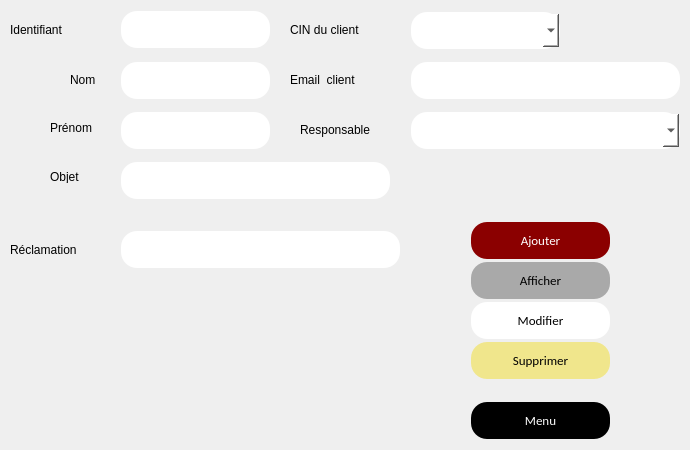
   <widget class="QWidget" name="page_5">
    <widget class="QPushButton" name="pushButton_9">
     <property name="geometry">
      <rect>
       <x>470</x>
       <y>220</y>
       <width>141</width>
       <height>41</height>
      </rect>
     </property>
     <property name="styleSheet">
      <string notr="true">background-color: #8B0000	;
  border: none;
  color: white;
  padding: 10px;
  text-align: center;
  text-decoration: none;
font-family:calibri;
  display: inline-block;
  font-size: 13px;
  margin: 2px 1px;
  border-radius : 16px;</string>
     </property>
     <property name="text">
      <string>Ajouter</string>
     </property>
    </widget>
    <widget class="QPushButton" name="pushButton_10">
     <property name="geometry">
      <rect>
       <x>470</x>
       <y>260</y>
       <width>141</width>
       <height>41</height>
      </rect>
     </property>
     <property name="styleSheet">
      <string notr="true">background-color: #A9A9A9		;
  border: none;
  color: black;
  padding: 10px;
  text-align: center;
  text-decoration: none;
font-family:calibri;
  display: inline-block;
  font-size: 13px;
  margin: 2px 1px;
  border-radius : 16px;</string>
     </property>
     <property name="text">
      <string>Afficher</string>
     </property>
    </widget>
    <widget class="QLabel" name="label_26">
     <property name="geometry">
      <rect>
       <x>10</x>
       <y>20</y>
       <width>101</width>
       <height>20</height>
      </rect>
     </property>
     <property name="text">
      <string>Identifiant</string>
     </property>
    </widget>
    <widget class="QLineEdit" name="lineEdit_18">
     <property name="geometry">
      <rect>
       <x>120</x>
       <y>9</y>
       <width>151</width>
       <height>41</height>
      </rect>
     </property>
     <property name="styleSheet">
      <string notr="true">background-color: white	;
  border: none;
  color: black;
  padding: 10px;
  text-align: center;
  text-decoration: none;
font-family:calibri;
  display: inline-block;
  font-size: 13px;
  margin: 2px 1px;
  border-radius : 16px;</string>
     </property>
    </widget>
    <widget class="QLineEdit" name="lineEdit_19">
     <property name="geometry">
      <rect>
       <x>120</x>
       <y>60</y>
       <width>151</width>
       <height>41</height>
      </rect>
     </property>
     <property name="styleSheet">
      <string notr="true">background-color: white	;
  border: none;
  color: black;
  padding: 10px;
  text-align: center;
  text-decoration: none;
font-family:calibri;
  display: inline-block;
  font-size: 13px;
  margin: 2px 1px;
  border-radius : 16px;</string>
     </property>
    </widget>
    <widget class="QLineEdit" name="lineEdit_20">
     <property name="geometry">
      <rect>
       <x>120</x>
       <y>110</y>
       <width>151</width>
       <height>41</height>
      </rect>
     </property>
     <property name="styleSheet">
      <string notr="true">background-color: white	;
  border: none;
  color: black;
  padding: 10px;
  text-align: center;
  text-decoration: none;
font-family:calibri;
  display: inline-block;
  font-size: 13px;
  margin: 2px 1px;
  border-radius : 16px;</string>
     </property>
    </widget>
    <widget class="QLabel" name="label_29">
     <property name="geometry">
      <rect>
       <x>290</x>
       <y>20</y>
       <width>121</width>
       <height>20</height>
      </rect>
     </property>
     <property name="text">
      <string>CIN du client</string>
     </property>
    </widget>
    <widget class="QLabel" name="label_30">
     <property name="geometry">
      <rect>
       <x>290</x>
       <y>70</y>
       <width>121</width>
       <height>20</height>
      </rect>
     </property>
     <property name="text">
      <string>Email  client</string>
     </property>
    </widget>
    <widget class="QLineEdit" name="lineEdit_22">
     <property name="geometry">
      <rect>
       <x>410</x>
       <y>60</y>
       <width>271</width>
       <height>41</height>
      </rect>
     </property>
     <property name="styleSheet">
      <string notr="true">background-color: white	;
  border: none;
  color: black;
  padding: 10px;
  text-align: center;
  text-decoration: none;
font-family:calibri;
  display: inline-block;
  font-size: 13px;
  margin: 2px 1px;
  border-radius : 16px;</string>
     </property>
    </widget>
    <widget class="QLabel" name="label_31">
     <property name="geometry">
      <rect>
       <x>300</x>
       <y>120</y>
       <width>131</width>
       <height>20</height>
      </rect>
     </property>
     <property name="text">
      <string>Responsable</string>
     </property>
    </widget>
    <widget class="QLineEdit" name="lineEdit_24">
     <property name="geometry">
      <rect>
       <x>120</x>
       <y>160</y>
       <width>271</width>
       <height>41</height>
      </rect>
     </property>
     <property name="styleSheet">
      <string notr="true">background-color: white	;
  border: none;
  color: black;
  padding: 10px;
  text-align: center;
  text-decoration: none;
font-family:calibri;
  display: inline-block;
  font-size: 13px;
  margin: 2px 1px;
  border-radius : 16px;</string>
     </property>
    </widget>
    <widget class="QLabel" name="label_27">
     <property name="geometry">
      <rect>
       <x>70</x>
       <y>70</y>
       <width>71</width>
       <height>20</height>
      </rect>
     </property>
     <property name="text">
      <string>Nom </string>
     </property>
    </widget>
    <widget class="QLabel" name="label_28">
     <property name="geometry">
      <rect>
       <x>50</x>
       <y>120</y>
       <width>61</width>
       <height>16</height>
      </rect>
     </property>
     <property name="text">
      <string>Prénom</string>
     </property>
    </widget>
    <widget class="QLabel" name="label_32">
     <property name="geometry">
      <rect>
       <x>50</x>
       <y>170</y>
       <width>47</width>
       <height>13</height>
      </rect>
     </property>
     <property name="text">
      <string>Objet</string>
     </property>
    </widget>
    <widget class="QLabel" name="label_33">
     <property name="geometry">
      <rect>
       <x>10</x>
       <y>240</y>
       <width>101</width>
       <height>20</height>
      </rect>
     </property>
     <property name="text">
      <string>Réclamation</string>
     </property>
    </widget>
    <widget class="QLineEdit" name="lineEdit_25">
     <property name="geometry">
      <rect>
       <x>120</x>
       <y>229</y>
       <width>281</width>
       <height>41</height>
      </rect>
     </property>
     <property name="styleSheet">
      <string notr="true">background-color: white	;
  border: none;
  color: black;
  padding: 10px;
  text-align: center;
  text-decoration: none;
font-family:calibri;
  display: inline-block;
  font-size: 13px;
  margin: 2px 1px;
  border-radius : 16px;</string>
     </property>
    </widget>
    <widget class="QPushButton" name="pushButton_16">
     <property name="geometry">
      <rect>
       <x>470</x>
       <y>400</y>
       <width>141</width>
       <height>41</height>
      </rect>
     </property>
     <property name="styleSheet">
      <string notr="true">background-color:black	;
  border: none;
  color: white;
  padding: 10px;
  text-align: center;
  text-decoration: none;
font-family:calibri;
  display: inline-block;
  font-size: 13px;
  margin: 2px 1px;
  border-radius : 16px;</string>
     </property>
     <property name="text">
      <string>Menu</string>
     </property>
    </widget>
    <widget class="QPushButton" name="pushButton_33">
     <property name="geometry">
      <rect>
       <x>470</x>
       <y>300</y>
       <width>141</width>
       <height>41</height>
      </rect>
     </property>
     <property name="styleSheet">
      <string notr="true">background-color: white		;
  border: none;
  color: black;
  padding: 10px;
  text-align: center;
  text-decoration: none;
font-family:calibri;
  display: inline-block;
  font-size: 13px;
  margin: 2px 1px;
  border-radius : 16px;</string>
     </property>
     <property name="text">
      <string>Modifier</string>
     </property>
    </widget>
    <widget class="QPushButton" name="pushButton_34">
     <property name="geometry">
      <rect>
       <x>470</x>
       <y>340</y>
       <width>141</width>
       <height>41</height>
      </rect>
     </property>
     <property name="styleSheet">
      <string notr="true">background-color: 	#F0E68C			;
  border: none;
  color: black;
  padding: 10px;
  text-align: center;
  text-decoration: none;
font-family:calibri;
  display: inline-block;
  font-size: 13px;
  margin: 2px 1px;
  border-radius : 16px;</string>
     </property>
     <property name="text">
      <string>Supprimer</string>
     </property>
    </widget>
    <widget class="QComboBox" name="comboBox_13">
     <property name="geometry">
      <rect>
       <x>410</x>
       <y>10</y>
       <width>151</width>
       <height>41</height>
      </rect>
     </property>
     <property name="styleSheet">
      <string notr="true">background-color: white	;
  border: none;
  color: black;
  padding: 10px;
  text-align: center;
  text-decoration: none;
font-family:calibri;
  display: inline-block;
  font-size: 13px;
  margin: 2px 1px;
  border-radius : 16px;</string>
     </property>
    </widget>
    <widget class="QComboBox" name="comboBox_14">
     <property name="geometry">
      <rect>
       <x>410</x>
       <y>110</y>
       <width>271</width>
       <height>41</height>
      </rect>
     </property>
     <property name="styleSheet">
      <string notr="true">background-color: white	;
  border: none;
  color: black;
  padding: 10px;
  text-align: center;
  text-decoration: none;
font-family:calibri;
  display: inline-block;
  font-size: 13px;
  margin: 2px 1px;
  border-radius : 16px;</string>
     </property>
    </widget>
    <zorder>pushButton_9</zorder>
    <zorder>pushButton_10</zorder>
    <zorder>label_26</zorder>
    <zorder>lineEdit_18</zorder>
    <zorder>lineEdit_20</zorder>
    <zorder>label_29</zorder>
    <zorder>label_30</zorder>
    <zorder>lineEdit_22</zorder>
    <zorder>label_31</zorder>
    <zorder>lineEdit_24</zorder>
    <zorder>label_27</zorder>
    <zorder>label_28</zorder>
    <zorder>label_32</zorder>
    <zorder>label_33</zorder>
    <zorder>lineEdit_25</zorder>
    <zorder>lineEdit_19</zorder>
    <zorder>pushButton_16</zorder>
    <zorder>pushButton_33</zorder>
    <zorder>pushButton_34</zorder>
    <zorder>comboBox_13</zorder>
    <zorder>comboBox_14</zorder>
   </widget>
